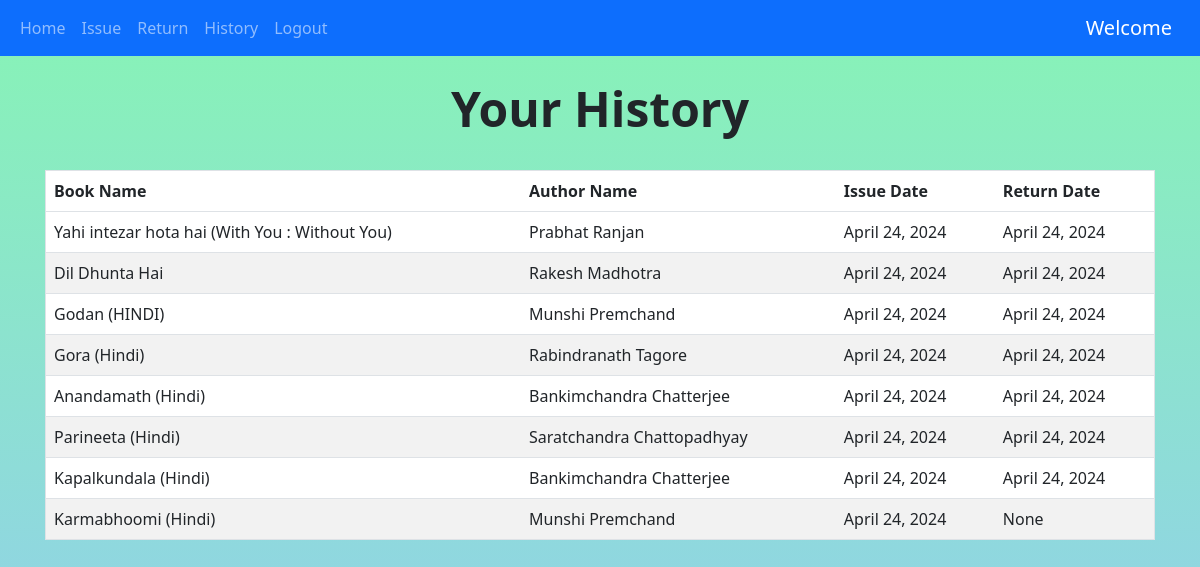
/history (signed in), run on the app's committed database.
### books/models.py (models this page shows, shortened)
class IssuedItem(models.Model):
    book_id = models.ForeignKey(Book, on_delete=models.CASCADE)
    user_id = models.ForeignKey(User, on_delete=models.CASCADE)
    issue_date = models.DateField(default=date.today(),blank=False)
    return_date = models.DateField(blank=True,null=True)

class Book(models.Model):
    book_name = models.CharField(max_length=150)
    author_name = models.CharField(max_length=200)
    quantity = models.IntegerField(default=1)
    subject = models.CharField(max_length=2000)
    book_add_time = models.TimeField(default=timezone.now())
    book_add_date = models.DateField(default=date.today())
    class Meta:
        unique_together = ('book_name','author_name')

### books/views.py (the view)
# urls.py: path('history',views.history,name='history'),
@login_required(login_url='login')
def history(request):
    my_items = IssuedItem.objects.filter(user_id=request.user).order_by('-issue_date')
    paginator = Paginator(my_items,10)
    page_number = request.GET.get('page')
    show_data_final = paginator.get_page(page_number)
    return render(request,'history.html',{'books':show_data_final})

### templates/history.html (shortened to what this page needs)
{% extends 'base.html' %} {% block content %}
<center>
  <br />
  <h1 class="display-5 fw-bold">Your History</h1>
  <br />
</center>
<div class="container">
  <table class="table">
    <thead class="thead-dark">
      <tr>
        <th scope="col">Book Name</th>
        <th scope="col">Author Name</th>
        <th scope="col">Issue Date</th>
        <th scope="col">Return Date</th>
      </tr>
    </thead>
    <tbody>
      {% for book in books %}
      <tr>
        <td>{{book.book_id.book_name}}</td>
        <td>{{book.book_id.author_name}}</td>
        <td>{{book.issue_date}}</td>
        <td>{{book.return_date}}</td>
      </tr>
      {% endfor %}
    </tbody>
  </table>
</div>
{% endblock %}

### templates/base.html (style rules this page uses)
body { background-color: linear-gradient(#89b4f4, #cf7ade); background-repeat: no-repeat; background-size: cover; }

### templates/history.html (style rules this page uses)
table { border-collapse: collapse; border-spacing: 0; border-radius: 10px; width: 100%; border: 1px solid #ddd; }
th, td { text-align: left; padding: 16px; }
tr:nth-child(even) { background-color: #f2f2f2; }
tr:nth-child(odd) { background-color: #ffffff; }
.container { width: 100%; padding-right: 15px; padding-left: 15px; margin-right: auto; margin-left: auto; }
body { background: linear-gradient(#87f4b5, #93cbf1); background-repeat: no-repeat; background-attachment: fixed; }

### data on the page
IssuedItem: book_id.book_name "Yahi intezar hota hai (With You : Without You)", book_id.author_name "Prabhat Ranjan", issue_date "April 24, 2024", return_date "April 24, 2024"
IssuedItem: book_id.book_name "Dil Dhunta Hai", book_id.author_name "Rakesh Madhotra", issue_date "April 24, 2024", return_date "April 24, 2024"
IssuedItem: book_id.book_name "Godan (HINDI)", book_id.author_name "Munshi Premchand", issue_date "April 24, 2024", return_date "April 24, 2024"
IssuedItem: book_id.book_name "Gora (Hindi)", book_id.author_name "Rabindranath Tagore", issue_date "April 24, 2024", return_date "April 24, 2024"
IssuedItem: book_id.book_name "Anandamath (Hindi)", book_id.author_name "Bankimchandra Chatterjee", issue_date "April 24, 2024", return_date "April 24, 2024"
IssuedItem: book_id.book_name "Parineeta (Hindi)", book_id.author_name "Saratchandra Chattopadhyay", issue_date "April 24, 2024", return_date "April 24, 2024"
IssuedItem: book_id.book_name "Kapalkundala (Hindi)", book_id.author_name "Bankimchandra Chatterjee", issue_date "April 24, 2024", return_date "April 24, 2024"
IssuedItem: book_id.book_name "Karmabhoomi (Hindi)", book_id.author_name "Munshi Premchand", issue_date "April 24, 2024", return_date "None"
